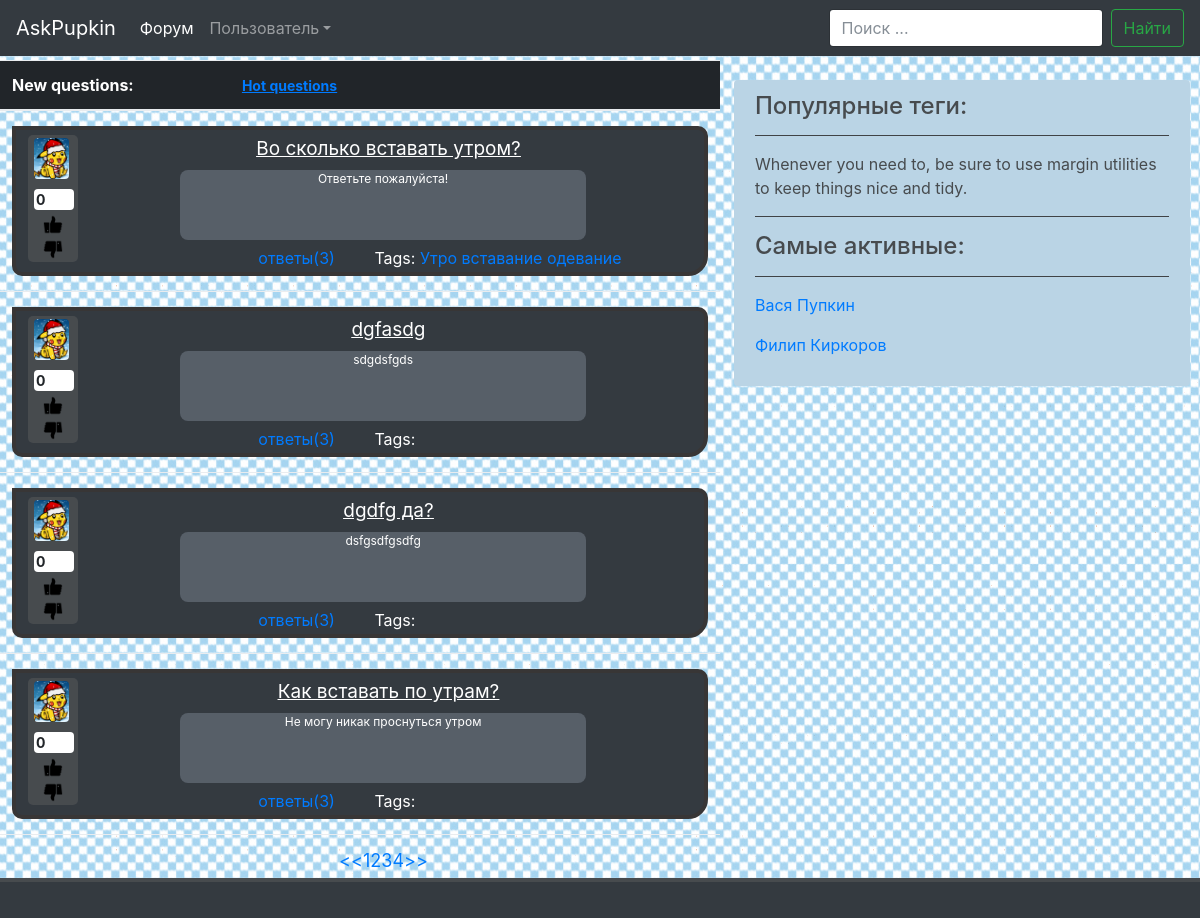
/new/questions_new/?page=2, run on the app's committed database.
### blog/models.py (models this page shows, shortened)
class Question(models.Model):
	title = models.CharField(max_length=255, verbose_name="заголовок")
	text = models.TextField(verbose_name="текст")
	author = models.ForeignKey(User, verbose_name="автор")
	tags = models.ManyToManyField("Tag")
	rating_num = models.IntegerField(verbose_name='рейтинг', default=0)
	added_on = models.DateTimeField(verbose_name='дата и время добавления', auto_now_add=True)
	objects = QuestionManager()
	class Meta:
		verbose_name = 'вопрос'
		verbose_name_plural = 'вопросы'

class Tag(models.Model):
	name = models.CharField(max_length=255, verbose_name="имя")
	objects = TagManager()
	def __str__(self):
		return self.name
	class Meta:
		verbose_name = 'тег'
		verbose_name_plural = 'теги'

### blog/views.py (the view)
# urls.py: url(r'^new/', views.questions_new, name='new'),
def questions_new(request):
    page = paginate(request, Question.objects.new())
    page.paginator.baseurl = "questions_new/?page="
    return render(request, "questions_new.html", {'posts': page.object_list ,
                                          'paginator': page.paginator, 'page': page,})

### blog/managers.py (called while the page is built)
    def new(self):
        return self.order_by('-added_on')

### blog/views.py (called while the page is built)
def paginate(request , qs):
    try:
        limit = int(request.GET.get('limit', 4))
    except ValueError:
        limit = 4
    if limit > 100:
        limit = 4
    try:
        page = int(request.GET.get('page', 1))
    except ValueError:
        raise Http404
    paginator = Paginator(qs, limit)
    try:
        page = paginator.page(page)
    except EmptyPage:
        page = paginator.page(paginator.num_pages)
    paginator.baseurl = '/?page='
    paginator.startnav = page.number - 2
    paginator.endnav = page.number + 2
    return page

### templates/questions_new.html (shortened to what this page needs)
{% extends "question_template.html" %}
{% load staticfiles %}
{% block menu %}
    New questions: <a href="{% url 'hot' %}" id="hq">Hot questions</a>
{% endblock %}

### templates/question_template.html (shortened to what this page needs)
{% extends "base.html" %}
{% load staticfiles %}
    {% block content %}
      <tbody>
      <table class="table">
      <thead class="thead-inverse">
        <tr>
          <th style="width: 200px;" colspan="3"> {% block menu %} {% endblock %}</th>
        </tr>
      </thead>
      {% for item in posts %}
        <tr>
          <td colspan="4">
              <div class="thd">
                  <div class = "left" id="changeColor">
                      <figure class="figure">
                        <img src="{% static 'images/g.png' %}" class="figure-img img-fluid rounded" alt="A generic square placeholder image with rounded corners in a figure.">
                      </figure>
                      <p style="background-color: white; font-size: 14px; width: 40px; font-weight:bold; border-radius: 4px; padding-left: 2px; margin-bottom: 1px;"> {{ item.rating_num }}</p>
                        <a href="#"><img src="{% static 'images/like.png' %}" id="like"/></a>
                        <a href="#"><img src="{% static 'images/dislike.png' %}" id="like"/></a>
                  </div>
                  <div class="text">
                    <p class="Ttl"><a href="#" class="Ttl">{{ item.title }}</a></p>
                    <p class="fish">{{ item.text }}</p>
                  </div>
                  <div class="propwin">
                        <a href ="#" style="margin-right: 35px;"> ответы(3) </a>
                        Tags:
                        {% for t in item.tags.all %}
                            <a href= "{% url 'tag' t %}" class="question-tag">{{ t }}</a>
                        {% endfor %}
                  </div>
                </div>
          </td>
        </tr>
        {% endfor %}
          <tr>
            <td>
                <nav><ul class="pagination">
                    {% if 1 == page.number %}
                    <li class="active">
                    {% else %}
                    <li>
                    {% endif %}
                    <a href="{{ paginator.baseurl }}1"> << </a>
                    </li>
                    {% for p in paginator.page_range %}
                        {% if p >= paginator.startnav %}
                            {% if p <= paginator.endnav %}
                                {% if p == page.number %}
                                <li class="active">
                                {% else %}
                                <li>
                                {% endif %}
                                    <a href="{{ paginator.baseurl }}{{ p }}">
                                    {{ p }}</a>
                                </li>
                            {% endif %}
                        {% endif %}
                    {% endfor %}
                    {% if paginator.num_pages == page.number %}
                    <li class="active">
                    {% else %}
                    <li>
                    {% endif %}
                    <a href="{{ paginator.baseurl }}{{ paginator.num_pages }}"> >> </a>
                </ul></nav>
            </td>
          </tr>
      </tbody>
{% endblock %}

### askbusov/static/css/common.css (style rules this page uses)
.figure { width: 35px; height: 35px; margin-right: 3%; }
body { background-image: url(../images/penza.jpg); }
.table { width: 60%; }
#hq { margin-left: 15%; text-decoration: underline; font-size: 14px; }
td { margin-top: 10px; }
.thd { border: 4px solid #383636; margin: 3px 0px; padding: 5px 5px; height: 150px; border-radius: 0 10px 20px; background-color: #343a40; min-width: 200px; overflow: hidden; }
.propwin { width: 60%; position: relative; top: -20px; left: 35%; color: white; min-width: 300px; overflow: hidden; }
.fish { color: white; position: relative; background-color: #575F68; width: 60%; float: left; margin-left: 15%; border-radius: 8px; height: 70px; top: -10px; font-size: 12px; }
.left { background-color: #474B4E; width: 50px; float: left; margin-left: 7px; border-radius: 5px; padding-left: 6px; padding-top: 3px; padding-bottom: 3px; }
.text { height: 50px; text-align: center; }
.Ttl { padding-bottom: 0; color : white; text-decoration: underline; font-size: 19px; }
#like, #dislike { width: 20px; height: 20px; margin-left: 20%; cursor: pointer; }
.pagination { font-size: 18px; margin-left: 47%; }
.active { color: red; text-decoration: none; }

### data on the page
Question: rating_num "0", title "Во сколько вставать утром?", text "Ответьте пожалуйста!"
Tag: name "Утро"
Tag: name "вставание"
Tag: name "одевание"
Question: rating_num "0", title "dgfasdg", text "sdgdsfgds"
Question: rating_num "0", title "dgdfg да?", text "dsfgsdfgsdfg"
Question: rating_num "0", title "Как вставать по утрам?", text "Не могу никак проснуться утром"

### other printed values
{{ p }} "1" "2" "3" "4"
